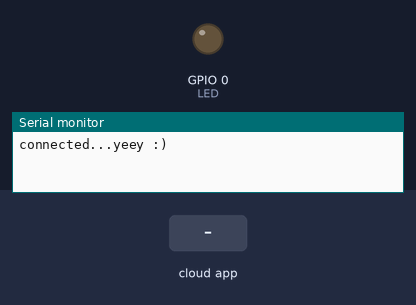
Bench run of a sketch on a simulated ESP8266 (Wemos D1 mini). Shown: output pins drawn as LEDs (lit = HIGH), the last lines printed to the serial monitor. The inputs (shaded band) are chosen by the test bench. WiFi joins after 1.5 s; servers stay silent unless stated.

Above: at 2.7 s.
2.8 s: the phone or cloud app sets Orchidee to 1
At 3.3 s:
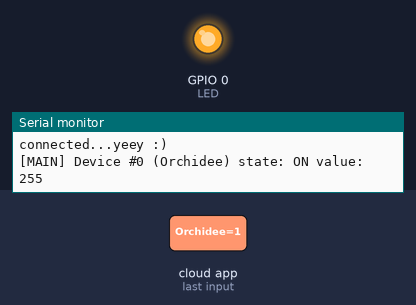
4.3 s: the phone or cloud app sets Orchidee to 0
At 5.7 s:
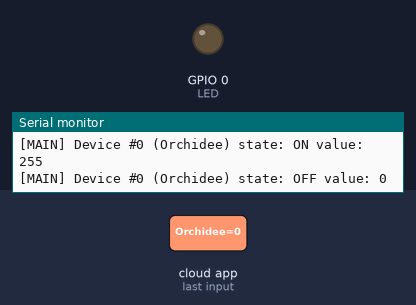
Timing chart, 0 to 7.3 s (numbered marks = the images above; inputs shaded):
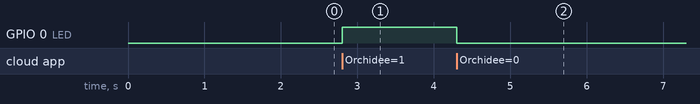

The sketch:

AlexaLedSwitch.ino
```cpp
#include <WiFiManager.h>  // https://github.com/tzapu/WiFiManager
#include <fauxmoESP.h>

fauxmoESP fauxmo;
#define LED 0

bool on = false;

void setup() {
    digitalWrite(LED, LOW);
    WiFi.mode(WIFI_STA);  // explicitly set mode, esp defaults to STA+AP

    Serial.begin(115200);

    WiFiManager wm;

    bool res;
    res = wm.autoConnect();  // auto generated AP name from chipid

    if (!res) {
        Serial.println("Failed to connect");
        ESP.restart();
    } else {
        // if you get here you have connected to the WiFi
        Serial.println("connected...yeey :)");
    }
    fauxmo.addDevice("Orchidee");
    fauxmo.setPort(80);  // required for gen3 devices
    fauxmo.enable(true);

    fauxmo.onSetState([](unsigned char device_id, const char* device_name, bool state, unsigned char value) {
        Serial.printf("[MAIN] Device #%d (%s) state: %s value: %d\n", device_id, device_name, state ? "ON" : "OFF", value);
        digitalWrite(LED, state ? HIGH : LOW);
    });
    pinMode(LED, OUTPUT);
}

void loop() {
    fauxmo.handle();
}
```

Measured:
- after the input at 2.8 s, GPIO 0 (LED): LOW → HIGH at once
- after the input at 4.3 s, GPIO 0 (LED): HIGH → LOW at once
